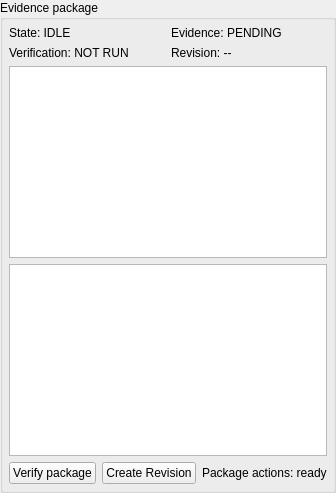
<?xml version='1.0' encoding='utf-8'?>
<ui version="4.0">
 <class>measurementPackageDetails</class>
 <widget class="QGroupBox" name="measurementPackageDetails">
  <property name="title">
   <string>Evidence package</string>
  </property>
  <layout class="QVBoxLayout" name="measurementPackageDetailsLayout">
   <item>
    <widget class="QWidget" name="summary">
     <layout class="QGridLayout" name="summaryLayout">
      <item row="0" column="0">
       <widget class="QLabel" name="measurementPackageDetailsState">
        <property name="text">
         <string>State: IDLE</string>
        </property>
        <property name="wordWrap">
         <bool>true</bool>
        </property>
       </widget>
      </item>
      <item row="0" column="1">
       <widget class="QLabel" name="measurementPackageDetailsCompleteness">
        <property name="text">
         <string>Evidence: PENDING</string>
        </property>
        <property name="wordWrap">
         <bool>true</bool>
        </property>
       </widget>
      </item>
      <item row="1" column="0">
       <widget class="QLabel" name="measurementPackageDetailsVerification">
        <property name="text">
         <string>Verification: NOT RUN</string>
        </property>
        <property name="wordWrap">
         <bool>true</bool>
        </property>
       </widget>
      </item>
      <item row="1" column="1">
       <widget class="QLabel" name="measurementPackageDetailsRevision">
        <property name="text">
         <string>Revision: --</string>
        </property>
        <property name="wordWrap">
         <bool>true</bool>
        </property>
       </widget>
      </item>
      <property name="leftMargin">
       <number>0</number>
      </property>
      <property name="topMargin">
       <number>0</number>
      </property>
      <property name="rightMargin">
       <number>0</number>
      </property>
      <property name="bottomMargin">
       <number>0</number>
      </property>
     </layout>
    </widget>
   </item>
   <item>
    <widget class="QTableView" name="measurementPackageSourceExpectations">
     <property name="editTriggers">
      <enum>QAbstractItemView::NoEditTriggers</enum>
     </property>
     <property name="selectionBehavior">
      <enum>QAbstractItemView::SelectRows</enum>
     </property>
     <property name="maximumHeight">
      <number>125</number>
     </property>
     <attribute name="verticalHeaderVisible">
      <bool>false</bool>
     </attribute>
     <attribute name="horizontalHeaderStretchLastSection">
      <bool>true</bool>
     </attribute>
    </widget>
   </item>
   <item>
    <widget class="QTableView" name="measurementPackageRequiredArtifacts">
     <property name="editTriggers">
      <enum>QAbstractItemView::NoEditTriggers</enum>
     </property>
     <property name="selectionBehavior">
      <enum>QAbstractItemView::SelectRows</enum>
     </property>
     <property name="maximumHeight">
      <number>170</number>
     </property>
     <attribute name="verticalHeaderVisible">
      <bool>false</bool>
     </attribute>
     <attribute name="horizontalHeaderStretchLastSection">
      <bool>true</bool>
     </attribute>
    </widget>
   </item>
   <item>
    <widget class="QWidget" name="actions">
     <layout class="QHBoxLayout" name="actionsLayout">
      <item>
       <widget class="QPushButton" name="measurementPackageVerify">
        <property name="text">
         <string>Verify package</string>
        </property>
       </widget>
      </item>
      <item>
       <widget class="QPushButton" name="measurementPackageCreateRevision">
        <property name="text">
         <string>Create Revision</string>
        </property>
        <property name="toolTip">
         <string>Create a new append-only revision; the sealed revision remains unchanged.</string>
        </property>
       </widget>
      </item>
      <item>
       <widget class="QLabel" name="measurementPackageActionStatus">
        <property name="text">
         <string>Package actions: ready</string>
        </property>
        <property name="wordWrap">
         <bool>true</bool>
        </property>
       </widget>
      </item>
      <property name="leftMargin">
       <number>0</number>
      </property>
      <property name="topMargin">
       <number>0</number>
      </property>
      <property name="rightMargin">
       <number>0</number>
      </property>
      <property name="bottomMargin">
       <number>0</number>
      </property>
     </layout>
    </widget>
   </item>
   <property name="leftMargin">
    <number>6</number>
   </property>
   <property name="topMargin">
    <number>6</number>
   </property>
   <property name="rightMargin">
    <number>6</number>
   </property>
   <property name="bottomMargin">
    <number>6</number>
   </property>
  </layout>
 </widget>
 <resources />
 <connections />
</ui>
